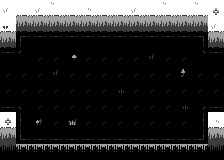

A level layout from a 2D game, rendered from its tile map. Below: a short description, then the map file with its tile-grid data intact:
An orthogonal 14x10 tile map with 16x16 px tiles, 1 tile layer (Tile Layer 1), 2 tilesets.

<map version="1.10" tiledversion="1.10.2" orientation="orthogonal" renderorder="right-down" width="14" height="10" tilewidth="16" tileheight="16" infinite="0" nextlayerid="2" nextobjectid="1">
 <properties>
  <property name="exit_east" type="bool" value="true" />
  <property name="exit_north" type="bool" value="false" />
  <property name="exit_south" type="bool" value="false" />
  <property name="exit_west" type="bool" value="true" />
  <property name="room_palette" value="grassy_palette" />
 </properties>
 <tileset firstgid="1" source="../MapTiles.tsx" />
 <tileset firstgid="33" source="../DiscoFloorTiles.tsx" />
 <layer id="1" name="Tile Layer 1" width="14" height="10">
  <data encoding="csv">
24,25,21,22,25,20,25,25,21,25,22,25,22,23,
19,17,17,17,17,17,17,17,17,17,17,17,17,21,
17,34,35,35,35,35,35,35,35,35,35,35,36,17,
35,54,33,33,39,33,33,33,33,55,33,33,53,35,
33,33,33,55,33,33,33,33,33,33,33,40,33,33,
33,33,33,33,33,33,33,56,33,33,33,33,33,33,
67,38,33,33,33,33,33,33,33,33,33,56,37,67,
26,50,41,33,57,33,33,33,33,33,33,33,52,20,
18,66,67,67,67,67,67,67,67,67,67,67,68,18,
7,8,8,8,8,8,8,8,8,8,8,8,8,7
</data>
 </layer>
</map>
